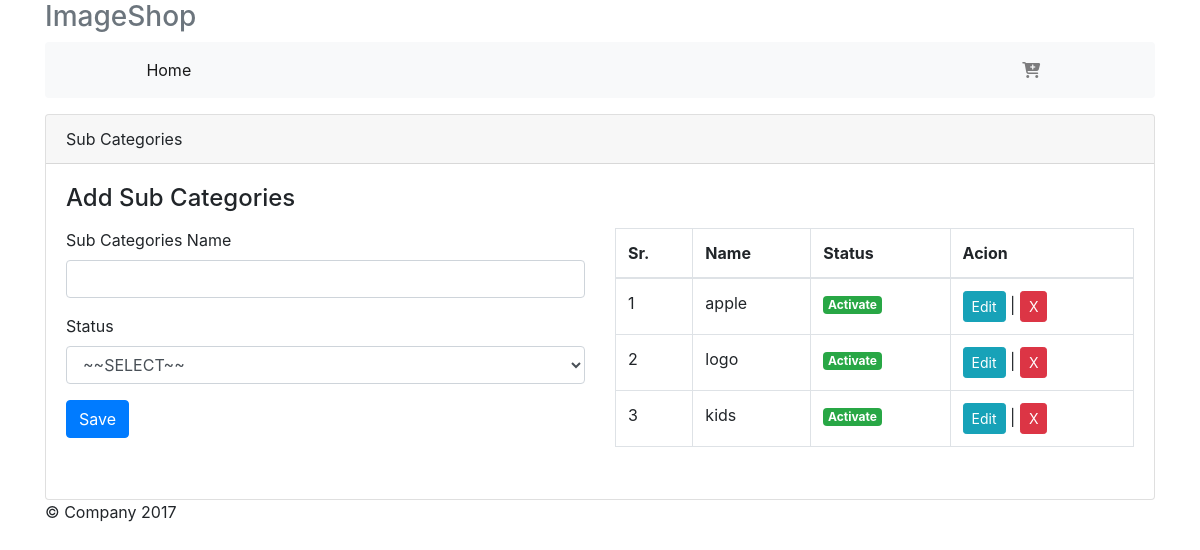
/index.php?nav=brands, run on an earlier commit of the app's database.
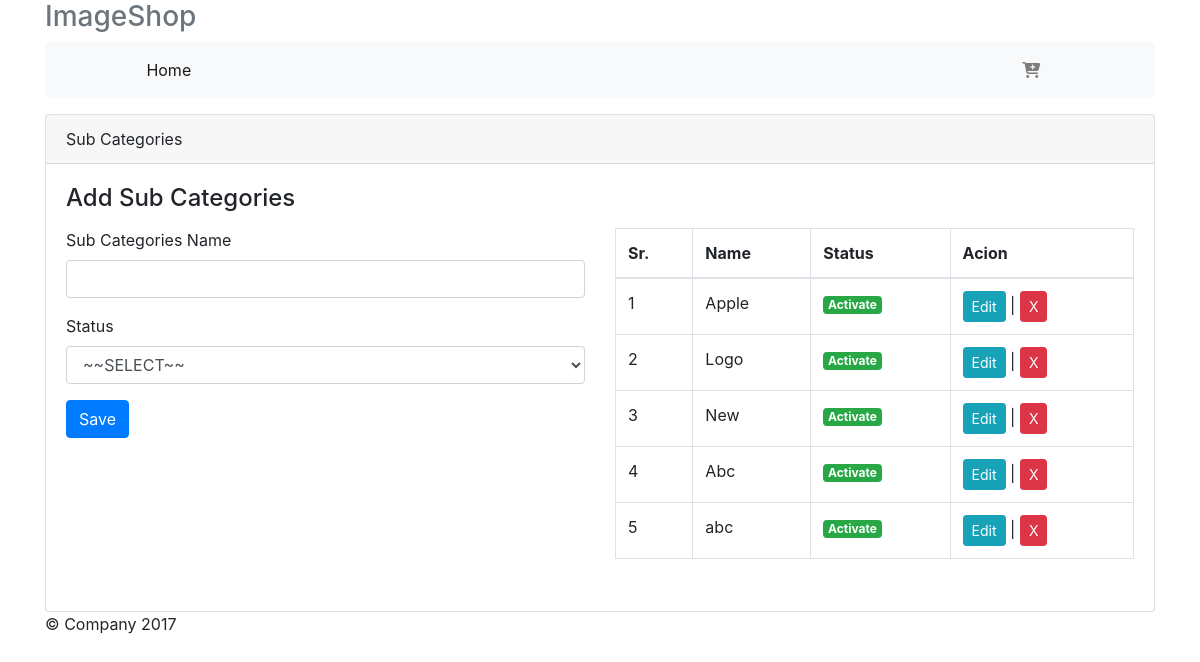
And on a later commit of the database.
### tables this page shows
CREATE TABLE `brands` (
  `brand_id` int(11) NOT NULL,
  `brand_name` varchar(255) NOT NULL,
  `brand_sts` varchar(255) NOT NULL,
  `brand_timestamp` timestamp NOT NULL DEFAULT current_timestamp()
);

### admin/pages/brands.php (the view, shortened to what this page needs)
<div class="card">
	<div class="card-header">Sub Categories</div>
	<div class="card-body">
		<h4 class="card-title">Add Sub Categories</h4>
		<p class="card-text">
			<div class="row">
				<div class="col-sm-6">
					<form action="" method="POST" role="form" id="formData">
						<div class="form-group">
							<label for="">Sub Categories Name</label>
							<input type="text" class="form-control brand_name" name="brand_name" required="" id="brand_name">
						</div>
						<div class="form-group">
							<label for="">Status</label>
							<select name="brand_sts" class="form-control brand_sts" required="required" id="brand_sts">
								<option value="">~~SELECT~~</option>
							</select>
						</div>
						<button type="submit" name="sub_cate_subByAdmin" id="saveData" class="btn btn-primary">Save</button>
					</form>
				</div>
				<div class="col-sm-6">
					<div id="Reload">
					<table class="table table-bordered">
						<thead>
							<tr>
								<th>Sr.</th>
								<th>Name</th>
								<th>Status</th>
								<th>Acion</th>
							</tr>
						</thead>
						<tbody>
							<?php
								$x = 1;
								$q = get($dbc,"brands");
								while ($r = mysqli_fetch_assoc($q)):?>
							<tr>
								<td><?=$x?></td>
								<td><?=$r['brand_name']?></td>
								<td><?=isActive($r['brand_sts'])?></td>
								<td><button class="btn btn-info btn-sm update" id="<?=$r['brand_id']?>">Edit</button> | <button class="show-example-btn btn btn-danger delete btn-sm" onclick="DeleteData(<?=$r['brand_id']?>)">X</button></td>
							</tr>
							<?php
								$x++;
								endwhile;
							?>
						</tbody>
					</table>
				   </div>
				</div>
			</div>
		</p>
	</div>
</div>

### index.php (shortened to what this page needs)
<?php include_once 'connect/db.php'; ?>
<!DOCTYPE html>
<html lang="en">
	<head>
		<?php include_once 'links/head.php'; ?>
	</head>
	<body>
		<div class="container">
			<div class="masthead">
				<h3 class="text-muted">ImageShop</h3>
				<?php include_once 'inc/nav.php'; ?>
			</div>
			<?php include_once $page; ?>
			<footer class="footer">
				<p>&copy; Company 2017</p>
			</footer>
		</div>
	</body>
</html>

### links/head.php (shortened to what this page needs)
<link rel="stylesheet" href="https://stackpath.bootstrapcdn.com/bootstrap/4.4.1/css/bootstrap.min.css">

### inc/nav.php (shortened to what this page needs)
<nav class="navbar navbar-expand-md navbar-light bg-light rounded mb-3">
	<div class="collapse navbar-collapse" id="navbarCollapse">
		<ul class="navbar-nav text-md-center nav-justified w-100">
			<li class="nav-item active">
				<a class="nav-link" href="index.php?nav=home">Home</a>
			</li>
			<li class="nav-item">
			</li>
			<li class="nav-item">
			</li>
			<li class="nav-item">
			</li>
			<li class="nav-item">
				<a class="nav-link" href="index.php?nav=cart"><i class="fas fa-cart-plus"></i>
				</a>
			</li>
		</ul>
	</div>
</nav>

### connect/db.php (shortened to what this page needs)
<?php function isActive($data){
  return ($data==1)?'<span class="badge badge-success">Activate</span>':'<span class="badge badge-danger">Deactivated</span>';
} ?>
<?php
function get($dbc,$table){
return mysqli_query($dbc,"SELECT * FROM $table");
}
?>

What changed in the data, as far as the page shows it:
changed brands: brand_name "apple" → "Apple"
changed brands: brand_name "logo" → "Logo"
changed brands: brand_name "kids" → "New"
added brands: brand_name "Abc", brand_sts "Activate"
added brands: brand_name "abc", brand_sts "Activate"
